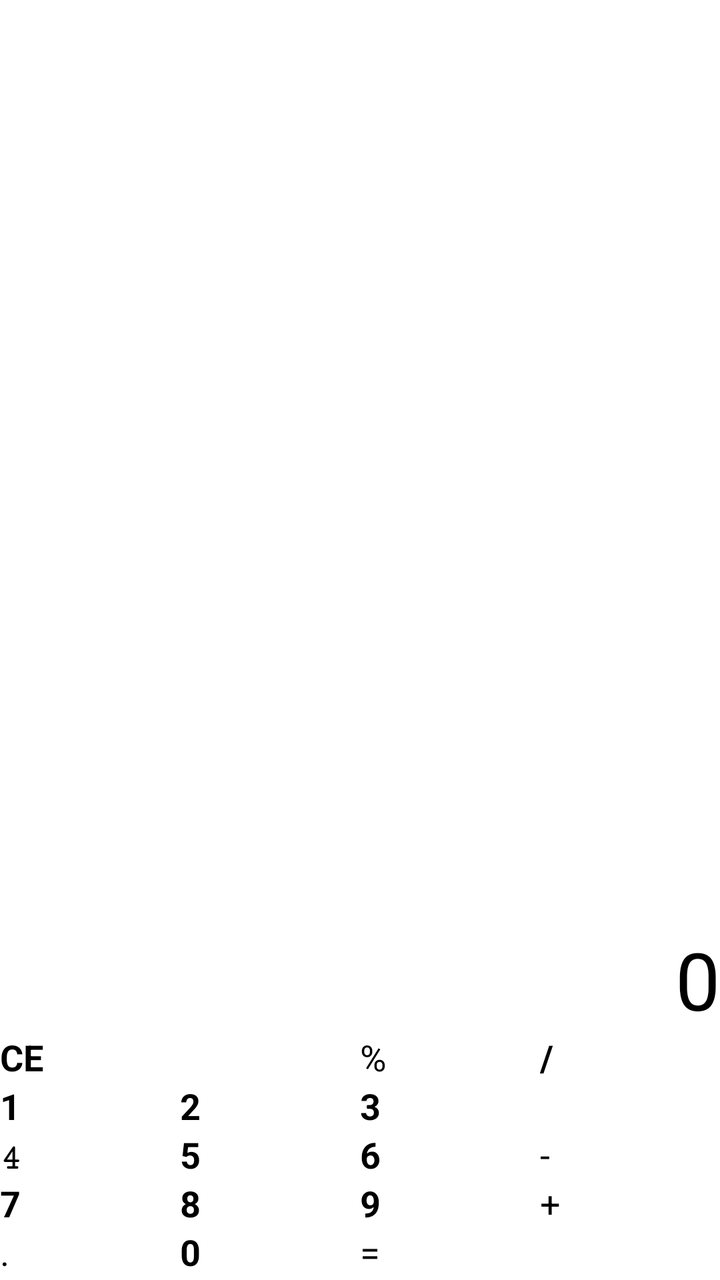
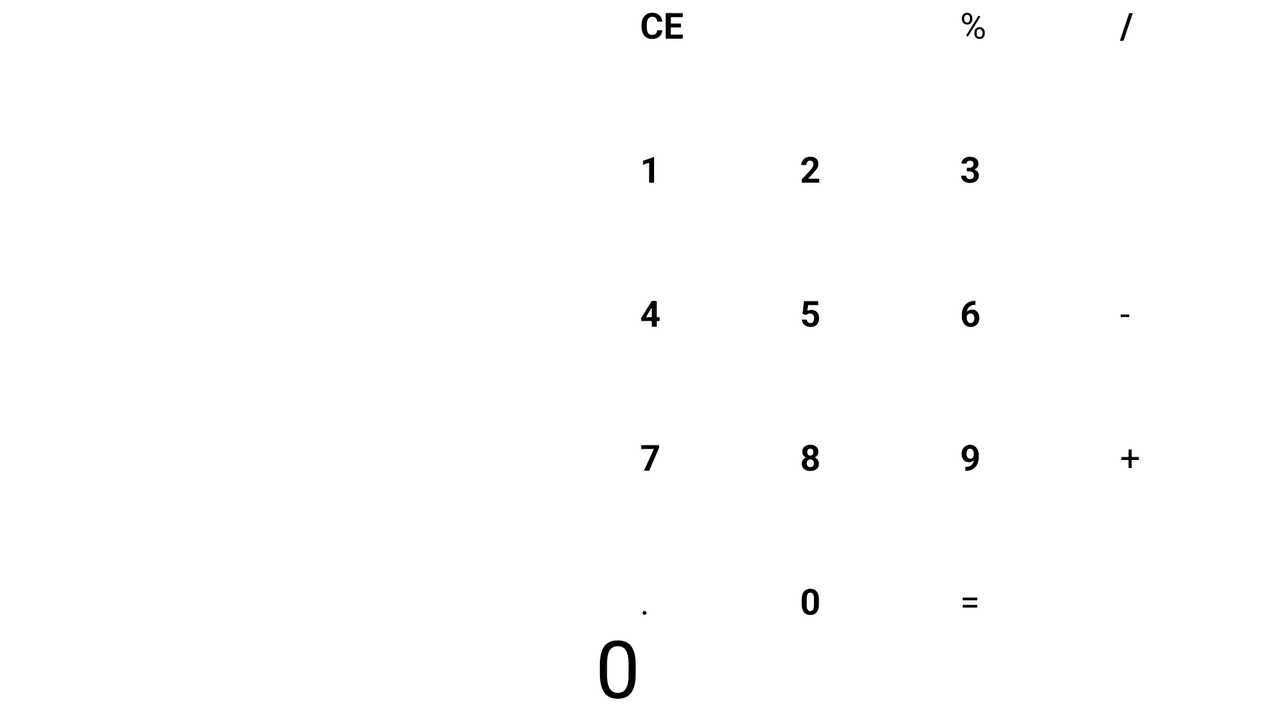

An Android layout and its configuration variant, each rendered on a device that would load it. The default file and the variant file are quoted in full after the pictures.
<!-- AndroidManifest.xml: application theme Theme.DevelopersLife -->
<!-- res/layout/activity_main.xml -->
<?xml version="1.0" encoding="utf-8"?>
<androidx.constraintlayout.widget.ConstraintLayout xmlns:android="http://schemas.android.com/apk/res/android"
    xmlns:app="http://schemas.android.com/apk/res-auto"
    xmlns:tools="http://schemas.android.com/tools"
    android:id="@+id/linearLayout"
    android:layout_width="match_parent"
    android:layout_height="match_parent"
    android:orientation="vertical"
    tools:context=".FirstActivity">

    <Button
        android:id="@+id/button1"
        android:layout_width="0dp"
        android:layout_height="wrap_content"
        android:background="@color/white"
        android:text="@string/_1"
        android:textSize="@dimen/fontCalculatorSize"
        android:textStyle="bold"
        app:layout_constraintBottom_toBottomOf="@+id/button2"
        app:layout_constraintEnd_toStartOf="@+id/guideline2"
        app:layout_constraintStart_toStartOf="parent" />

    <Button
        android:id="@+id/button2"
        android:layout_width="0dp"
        android:layout_height="wrap_content"
        android:background="@color/white"
        android:text="@string/_2"
        android:textSize="@dimen/fontCalculatorSize"
        android:textStyle="bold"
        app:layout_constraintBottom_toBottomOf="@+id/button3"
        app:layout_constraintEnd_toStartOf="@+id/guideline"
        app:layout_constraintStart_toEndOf="@+id/button1" />

    <Button
        android:id="@+id/button3"
        android:layout_width="0dp"
        android:layout_height="wrap_content"
        android:background="@color/white"
        android:text="@string/_3"
        android:textSize="@dimen/fontCalculatorSize"
        android:textStyle="bold"
        app:layout_constraintBottom_toBottomOf="@+id/button_multiply"
        app:layout_constraintEnd_toStartOf="@+id/button_multiply"
        app:layout_constraintStart_toStartOf="@+id/guideline" />

    <Button
        android:id="@+id/button4"
        android:layout_width="0dp"
        android:layout_height="wrap_content"
        android:background="@color/white"
        android:fontFamily="serif-monospace"
        android:text="@string/_4"
        android:textSize="@dimen/fontCalculatorSize"
        android:textStyle="bold"
        app:layout_constraintBottom_toBottomOf="@+id/button5"
        app:layout_constraintEnd_toStartOf="@+id/guideline2"
        app:layout_constraintStart_toStartOf="@+id/button1" />

    <Button
        android:id="@+id/button5"
        android:layout_width="0dp"
        android:layout_height="wrap_content"
        android:background="@color/white"
        android:text="@string/_5"
        android:textSize="@dimen/fontCalculatorSize"
        android:textStyle="bold"
        app:layout_constraintBottom_toBottomOf="@+id/button6"
        app:layout_constraintEnd_toStartOf="@+id/guideline"
        app:layout_constraintStart_toStartOf="@+id/guideline2" />

    <Button
        android:id="@+id/button6"
        android:layout_width="0dp"
        android:layout_height="wrap_content"
        android:background="@color/white"
        android:text="@string/_6"
        android:textSize="@dimen/fontCalculatorSize"
        android:textStyle="bold"
        app:layout_constraintBottom_toBottomOf="@+id/button_minus"
        app:layout_constraintEnd_toStartOf="@+id/button_minus"
        app:layout_constraintStart_toStartOf="@+id/guideline" />

    <Button
        android:id="@+id/button7"
        android:layout_width="0dp"
        android:layout_height="wrap_content"
        android:background="@color/white"
        android:text="@string/_7"
        android:textSize="@dimen/fontCalculatorSize"
        android:textStyle="bold"
        app:layout_constraintBottom_toBottomOf="@+id/button8"
        app:layout_constraintEnd_toStartOf="@+id/guideline2"
        app:layout_constraintStart_toStartOf="@+id/button4" />

    <Button
        android:id="@+id/button8"
        android:layout_width="0dp"
        android:layout_height="wrap_content"
        android:background="@color/white"
        android:text="@string/_8"
        android:textSize="@dimen/fontCalculatorSize"
        android:textStyle="bold"
        app:layout_constraintBottom_toBottomOf="@+id/button9"
        app:layout_constraintEnd_toStartOf="@+id/guideline"
        app:layout_constraintStart_toStartOf="@+id/guideline2" />

    <Button
        android:id="@+id/button9"
        android:layout_width="0dp"
        android:layout_height="wrap_content"
        android:background="@color/white"
        android:text="@string/_9"
        android:textSize="@dimen/fontCalculatorSize"
        android:textStyle="bold"
        app:layout_constraintBottom_toBottomOf="@+id/button_plus"
        app:layout_constraintEnd_toStartOf="@+id/button_plus"
        app:layout_constraintStart_toStartOf="@+id/guideline" />

    <androidx.constraintlayout.widget.Guideline
        android:id="@+id/guideline"
        android:layout_width="wrap_content"
        android:layout_height="wrap_content"
        android:orientation="vertical"
        app:layout_constraintGuide_percent="0.5" />

    <Button
        android:id="@+id/button_divider"
        android:layout_width="0dp"
        android:layout_height="wrap_content"
        android:background="@color/white"
        android:text="@string/_div"
        android:textSize="@dimen/fontCalculatorSize"
        android:textStyle="bold"
        app:layout_constraintBottom_toTopOf="@+id/button_multiply"
        app:layout_constraintEnd_toEndOf="@+id/button_multiply"
        app:layout_constraintStart_toStartOf="@+id/button_multiply" />

    <Button
        android:id="@+id/button_multiply"
        android:layout_width="0dp"
        android:layout_height="wrap_content"
        android:background="@color/white"
        android:textSize="@dimen/fontCalculatorSize"
        app:icon="@drawable/ic_multiply"
        app:iconGravity="textStart"
        app:layout_constraintBottom_toTopOf="@+id/button_minus"
        app:layout_constraintEnd_toEndOf="@+id/button_minus"
        app:layout_constraintStart_toStartOf="@+id/button_minus" />

    <Button
        android:id="@+id/button_minus"
        android:layout_width="0dp"
        android:layout_height="wrap_content"
        android:background="@color/white"
        android:text="@string/minus"
        android:textSize="@dimen/fontCalculatorSize"
        app:layout_constraintBottom_toTopOf="@+id/button_plus"
        app:layout_constraintEnd_toEndOf="@+id/button_plus"
        app:layout_constraintStart_toStartOf="@+id/button_plus" />

    <Button
        android:id="@+id/button_plus"
        android:layout_width="0dp"
        android:layout_height="wrap_content"
        android:background="@color/white"
        android:text="@string/plus"
        android:textSize="@dimen/fontCalculatorSize"
        app:layout_constraintBottom_toTopOf="@+id/button_equals"
        app:layout_constraintEnd_toEndOf="parent"
        app:layout_constraintStart_toStartOf="@+id/guideline3" />

    <Button
        android:id="@+id/button_percent"
        android:layout_width="0dp"
        android:layout_height="wrap_content"
        android:background="@color/white"
        android:text="@string/percent"
        android:textSize="@dimen/fontCalculatorSize"
        app:layout_constraintBottom_toBottomOf="@+id/button_divider"
        app:layout_constraintEnd_toStartOf="@+id/button_divider"
        app:layout_constraintStart_toStartOf="@+id/guideline" />

    <Button
        android:id="@+id/button_backspace"
        android:layout_width="0dp"
        android:layout_height="wrap_content"
        android:background="@color/white"
        android:textSize="@dimen/fontCalculatorSize"
        app:icon="@drawable/ic_backspace"
        app:iconGravity="textStart"
        app:layout_constraintBottom_toBottomOf="@id/button_percent"
        app:layout_constraintEnd_toStartOf="@+id/guideline"
        app:layout_constraintHorizontal_bias="0.0"
        app:layout_constraintStart_toEndOf="@+id/button_clear" />

    <Button
        android:id="@+id/button_clear"
        android:layout_width="0dp"
        android:layout_height="wrap_content"
        android:background="@color/white"
        android:text="@string/clear"
        android:textSize="@dimen/fontCalculatorSize"
        android:textStyle="bold"
        app:layout_constraintBottom_toBottomOf="@id/button_backspace"
        app:layout_constraintEnd_toStartOf="@+id/guideline2"
        app:layout_constraintStart_toStartOf="parent" />

    <androidx.constraintlayout.widget.Guideline
        android:id="@+id/guideline2"
        android:layout_width="wrap_content"
        android:layout_height="wrap_content"
        android:orientation="vertical"
        app:layout_constraintGuide_percent="0.25" />

    <androidx.constraintlayout.widget.Guideline
        android:id="@+id/guideline3"
        android:layout_width="wrap_content"
        android:layout_height="wrap_content"
        android:orientation="vertical"
        app:layout_constraintGuide_percent="0.75" />

    <Button
        android:id="@+id/button_equals"
        android:layout_width="0dp"
        android:layout_height="wrap_content"
        android:layout_marginBottom="2dp"
        android:background="@color/white"
        android:text="@string/equals"
        android:textSize="@dimen/fontCalculatorSize"
        app:layout_constraintBottom_toBottomOf="parent"
        app:layout_constraintEnd_toEndOf="parent"
        app:layout_constraintStart_toStartOf="@+id/guideline" />

    <Button
        android:id="@+id/button_point"
        android:layout_width="0dp"
        android:layout_height="0dp"
        android:background="@color/white"
        android:text="@string/point"
        android:textSize="@dimen/fontCalculatorSize"
        app:layout_constraintBottom_toBottomOf="parent"
        app:layout_constraintEnd_toEndOf="@+id/button7"
        app:layout_constraintStart_toStartOf="parent"
        app:layout_constraintTop_toTopOf="@+id/button_equals" />

    <androidx.core.widget.NestedScrollView
        android:layout_width="0dp"
        android:layout_height="0dp"
        app:layout_constraintBottom_toTopOf="@+id/button_percent"
        app:layout_constraintEnd_toEndOf="parent"
        app:layout_constraintStart_toStartOf="parent"
        app:layout_constraintTop_toTopOf="parent">
        <TextView
            android:id="@+id/tvPreviewcalculation"
            android:layout_width="match_parent"
            android:layout_height="match_parent"
            android:textSize="@dimen/fonst_size_result"
            android:hint="@string/_0"
            android:layout_gravity="bottom"
            android:gravity="end|bottom"/>
    </androidx.core.widget.NestedScrollView>


    <Button
        android:id="@+id/button0"
        android:layout_width="0dp"
        android:layout_height="wrap_content"
        android:background="@color/white"
        android:text="@string/_0"
        android:textSize="@dimen/fontCalculatorSize"
        android:textStyle="bold"
        app:layout_constraintBottom_toBottomOf="@+id/button_equals"
        app:layout_constraintEnd_toStartOf="@+id/guideline"
        app:layout_constraintStart_toStartOf="@+id/guideline2" />

</androidx.constraintlayout.widget.ConstraintLayout>
<!-- resources referenced by this layout -->
<resources>
  <color name="white">#FFFFFFFF</color>
  <dimen name="fonst_size_result">40sp</dimen>
  <dimen name="fontCalculatorSize">18sp</dimen>
  <string name="_0">0</string>
  <string name="_1">1</string>
  <string name="_2">2</string>
  <string name="_3">3</string>
  <string name="_4">4</string>
  <string name="_5">5</string>
  <string name="_6">6</string>
  <string name="_7">7</string>
  <string name="_8">8</string>
  <string name="_9">9</string>
  <string name="_div">/</string>
  <string name="clear">CE</string>
  <string name="equals">=</string>
  <string name="minus">-</string>
  <string name="percent">%</string>
  <string name="plus">+</string>
  <string name="point">.</string>
  <style name="Theme.DevelopersLife" parent="Theme.MaterialComponents.DayNight.DarkActionBar">
  
          <item name="colorPrimary">#263238</item>
          <item name="colorAccent">#4f5b62</item>
          <item name="colorOnSecondary">@color/black</item>
  
          <item name="android:textSize">@dimen/fontCalculatorSize</item>
          <item name="android:textColor">@color/white</item>
          <item name="android:textColorPrimary">@color/white</item>
          <item name="colorButtonNormal">@color/white</item>
          <item name="buttonStyle">@style/DevelopersLifeButton</item>
          <item name="android:textStyle">bold</item>
  
  
          
          <item name="android:statusBarColor" tools:targetApi="l">?attr/colorAccent</item>
      </style>
  <color name="black">#FF000000</color>
  <style name="DevelopersLifeButton" parent="Widget.MaterialComponents.Button">
          <item name="materialThemeOverlay">@style/MyButtonTheme</item>
  
  
      </style>
  <style name="MyButtonTheme">
          <item name="android:textColor">@color/white</item>
      </style>
</resources>
<!-- res/layout-land/activity_main.xml (the author's variant of the layout above) -->
<!-- drawn on the phone turned sideways -->
<?xml version="1.0" encoding="utf-8"?>
<androidx.constraintlayout.widget.ConstraintLayout xmlns:android="http://schemas.android.com/apk/res/android"
    xmlns:app="http://schemas.android.com/apk/res-auto"
    xmlns:tools="http://schemas.android.com/tools"
    android:id="@+id/linearLayout"
    android:layout_width="match_parent"
    android:layout_height="match_parent"
    android:orientation="vertical"
    tools:context=".FirstActivity">

    <Button
        android:id="@+id/button1"
        android:layout_width="0dp"
        android:layout_height="0dp"
        android:background="@color/white"
        android:text="@string/_1"
        android:textSize="@dimen/fontCalculatorSize"
        android:textStyle="bold"
        app:layout_constraintBottom_toBottomOf="@+id/button2"
        app:layout_constraintEnd_toStartOf="@+id/button2"
        app:layout_constraintStart_toStartOf="@+id/guideline"
        app:layout_constraintTop_toTopOf="@+id/button2" />

    <Button
        android:id="@+id/button2"
        android:layout_width="0dp"
        android:layout_height="0dp"
        android:background="@color/white"
        android:text="@string/_2"
        android:textSize="@dimen/fontCalculatorSize"
        android:textStyle="bold"
        app:layout_constraintBottom_toBottomOf="@+id/button3"
        app:layout_constraintEnd_toStartOf="@+id/button3"
        app:layout_constraintStart_toEndOf="@+id/button1"
        app:layout_constraintTop_toTopOf="@+id/button3" />

    <Button
        android:id="@+id/button3"
        android:layout_width="0dp"
        android:layout_height="0dp"
        android:background="@color/white"
        android:text="@string/_3"
        android:textSize="@dimen/fontCalculatorSize"
        android:textStyle="bold"
        app:layout_constraintBottom_toBottomOf="@+id/button_multiply"
        app:layout_constraintEnd_toStartOf="@+id/button_multiply"
        app:layout_constraintStart_toStartOf="@+id/guideline3"
        app:layout_constraintTop_toTopOf="@+id/button_multiply" />

    <Button
        android:id="@+id/button4"
        android:layout_width="0dp"
        android:layout_height="0dp"
        android:background="@color/white"
        android:text="@string/_4"
        android:textSize="@dimen/fontCalculatorSize"
        android:textStyle="bold"
        app:layout_constraintBottom_toBottomOf="@+id/button5"
        app:layout_constraintEnd_toStartOf="@+id/button5"
        app:layout_constraintStart_toStartOf="@+id/button1"
        app:layout_constraintTop_toTopOf="@+id/button5" />

    <Button
        android:id="@+id/button5"
        android:layout_width="0dp"
        android:layout_height="0dp"
        android:background="@color/white"
        android:text="@string/_5"
        android:textSize="@dimen/fontCalculatorSize"
        android:textStyle="bold"
        app:layout_constraintBottom_toBottomOf="@+id/button6"
        app:layout_constraintEnd_toStartOf="@+id/button6"
        app:layout_constraintStart_toEndOf="@+id/button1"
        app:layout_constraintTop_toTopOf="@+id/button6" />

    <Button
        android:id="@+id/button6"
        android:layout_width="0dp"
        android:layout_height="0dp"
        android:background="@color/white"
        android:text="@string/_6"
        android:textSize="@dimen/fontCalculatorSize"
        android:textStyle="bold"
        app:layout_constraintBottom_toBottomOf="@+id/button_minus"
        app:layout_constraintEnd_toStartOf="@+id/button_minus"
        app:layout_constraintStart_toStartOf="@+id/guideline3"
        app:layout_constraintTop_toTopOf="@+id/button_minus" />

    <Button
        android:id="@+id/button7"
        android:layout_width="0dp"
        android:layout_height="0dp"
        android:background="@color/white"
        android:text="@string/_7"
        android:textSize="@dimen/fontCalculatorSize"
        android:textStyle="bold"
        app:layout_constraintBottom_toBottomOf="@+id/button8"
        app:layout_constraintEnd_toStartOf="@+id/button8"
        app:layout_constraintStart_toStartOf="@+id/button4"
        app:layout_constraintTop_toTopOf="@+id/button8" />

    <Button
        android:id="@+id/button8"
        android:layout_width="0dp"
        android:layout_height="0dp"
        android:background="@color/white"
        android:text="@string/_8"
        android:textSize="@dimen/fontCalculatorSize"
        android:textStyle="bold"
        app:layout_constraintBottom_toBottomOf="@+id/button9"
        app:layout_constraintEnd_toStartOf="@+id/button9"
        app:layout_constraintHorizontal_bias="0.0"
        app:layout_constraintStart_toStartOf="@+id/button5"
        app:layout_constraintTop_toTopOf="@+id/button9" />

    <Button
        android:id="@+id/button9"
        android:layout_width="0dp"
        android:layout_height="0dp"
        android:background="@color/white"
        android:text="@string/_9"
        android:textSize="@dimen/fontCalculatorSize"
        android:textStyle="bold"
        app:layout_constraintBottom_toBottomOf="@+id/button_plus"
        app:layout_constraintEnd_toStartOf="@+id/button_plus"
        app:layout_constraintStart_toStartOf="@+id/guideline3"
        app:layout_constraintTop_toTopOf="@+id/button_plus" />

    <androidx.constraintlayout.widget.Guideline
        android:id="@+id/guideline"
        android:layout_width="wrap_content"
        android:layout_height="wrap_content"
        android:orientation="vertical"
        app:layout_constraintGuide_percent="0.5" />

    <Button
        android:id="@+id/button_divider"
        android:layout_width="0dp"
        android:layout_height="0dp"
        android:background="@color/white"
        android:text="@string/_div"
        android:textSize="@dimen/fontCalculatorSize"
        android:textStyle="bold"
        app:layout_constraintBottom_toTopOf="@+id/guideline2"
        app:layout_constraintEnd_toEndOf="@+id/button_multiply"
        app:layout_constraintStart_toEndOf="@+id/button_percent"
        app:layout_constraintTop_toTopOf="parent" />

    <Button
        android:id="@+id/button_multiply"
        android:layout_width="0dp"
        android:layout_height="0dp"
        android:background="@color/white"
        android:textSize="@dimen/fontCalculatorSize"
        app:icon="@drawable/ic_multiply"
        app:iconGravity="textStart"
        app:layout_constraintBottom_toTopOf="@+id/button_minus"
        app:layout_constraintEnd_toEndOf="@+id/button_minus"
        app:layout_constraintStart_toEndOf="@+id/button3"
        app:layout_constraintTop_toTopOf="@+id/guideline2" />

    <Button
        android:id="@+id/button_minus"
        android:layout_width="0dp"
        android:layout_height="0dp"
        android:background="@color/white"
        android:text="@string/minus"
        android:textSize="@dimen/fontCalculatorSize"
        app:layout_constraintBottom_toTopOf="@+id/guideline6"
        app:layout_constraintEnd_toEndOf="parent"
        app:layout_constraintStart_toEndOf="@+id/button6"
        app:layout_constraintTop_toTopOf="@+id/guideline4" />

    <Button
        android:id="@+id/button_plus"
        android:layout_width="0dp"
        android:layout_height="0dp"
        android:background="@color/white"
        android:text="@string/plus"
        android:textSize="@dimen/fontCalculatorSize"
        app:layout_constraintBottom_toTopOf="@+id/button_equals"
        app:layout_constraintEnd_toEndOf="parent"
        app:layout_constraintStart_toEndOf="@+id/button6"
        app:layout_constraintTop_toTopOf="@+id/guideline6" />

    <Button
        android:id="@+id/button_percent"
        android:layout_width="0dp"
        android:layout_height="0dp"
        android:background="@color/white"
        android:text="@string/percent"
        android:textSize="@dimen/fontCalculatorSize"
        app:layout_constraintBottom_toBottomOf="@+id/button_divider"
        app:layout_constraintEnd_toStartOf="@+id/button_divider"
        app:layout_constraintHorizontal_bias="0.0"
        app:layout_constraintStart_toStartOf="@+id/guideline3"
        app:layout_constraintTop_toTopOf="@+id/button_divider"
        app:layout_constraintVertical_bias="0.0" />

    <Button
        android:id="@+id/button_clear"
        android:layout_width="0dp"
        android:layout_height="0dp"
        android:background="@color/white"
        android:text="@string/clear"
        android:textSize="@dimen/fontCalculatorSize"
        android:textStyle="bold"
        app:layout_constraintBottom_toBottomOf="@id/button_backspace"
        app:layout_constraintEnd_toStartOf="@+id/button_backspace"
        app:layout_constraintHorizontal_bias="0.0"
        app:layout_constraintStart_toStartOf="@+id/guideline"
        app:layout_constraintTop_toTopOf="@+id/button_backspace"
        app:layout_constraintVertical_bias="0.0" />

    <Button
        android:id="@+id/button_backspace"
        android:layout_width="0dp"
        android:layout_height="0dp"
        android:background="@color/white"
        android:textSize="@dimen/fontCalculatorSize"
        app:icon="@drawable/ic_backspace"
        app:iconGravity="textStart"
        app:layout_constraintBottom_toBottomOf="@id/button_percent"
        app:layout_constraintEnd_toStartOf="@+id/guideline3"
        app:layout_constraintStart_toEndOf="@+id/button_clear"
        app:layout_constraintTop_toTopOf="@+id/button_percent"
        app:layout_constraintVertical_bias="0.0" />

    <androidx.constraintlayout.widget.Guideline
        android:id="@+id/guideline2"
        android:layout_width="wrap_content"
        android:layout_height="wrap_content"
        android:orientation="horizontal"
        app:layout_constraintGuide_percent="0.2" />
    <androidx.constraintlayout.widget.Guideline
        android:id="@+id/guideline4"
        android:layout_width="wrap_content"
        android:layout_height="wrap_content"
        android:orientation="horizontal"
        app:layout_constraintGuide_percent="0.4" />
    <androidx.constraintlayout.widget.Guideline
        android:id="@+id/guideline6"
        android:layout_width="wrap_content"
        android:layout_height="wrap_content"
        android:orientation="horizontal"
        app:layout_constraintGuide_percent="0.6" />
    <androidx.constraintlayout.widget.Guideline
        android:id="@+id/guideline8"
        android:layout_width="wrap_content"
        android:layout_height="wrap_content"
        android:orientation="horizontal"
        app:layout_constraintGuide_percent="0.8" />

    <androidx.constraintlayout.widget.Guideline
        android:id="@+id/guideline3"
        android:layout_width="wrap_content"
        android:layout_height="wrap_content"
        android:orientation="vertical"
        app:layout_constraintGuide_percent="0.75" />

    <Button
        android:id="@+id/button_equals"
        android:layout_width="0dp"
        android:layout_height="0dp"
        android:layout_marginBottom="2dp"
        android:background="@color/white"
        android:text="@string/equals"
        android:textSize="@dimen/fontCalculatorSize"
        app:layout_constraintBottom_toBottomOf="parent"
        app:layout_constraintEnd_toEndOf="parent"
        app:layout_constraintStart_toStartOf="@+id/guideline3"
        app:layout_constraintTop_toTopOf="@+id/guideline8" />

    <Button
        android:id="@+id/button_point"
        android:layout_width="0dp"
        android:layout_height="0dp"
        android:background="@color/white"
        android:text="@string/point"
        android:textSize="@dimen/fontCalculatorSize"
        app:layout_constraintBottom_toBottomOf="@+id/button0"
        app:layout_constraintEnd_toStartOf="@+id/button0"
        app:layout_constraintStart_toStartOf="@+id/guideline"
        app:layout_constraintTop_toTopOf="@+id/button0" />


    <androidx.core.widget.NestedScrollView
        android:layout_width="0dp"
        android:layout_height="0dp"
        app:layout_constraintBottom_toBottomOf="parent"
        app:layout_constraintEnd_toStartOf="@+id/guideline"
        app:layout_constraintHorizontal_bias="0.0"
        app:layout_constraintStart_toStartOf="parent"
        app:layout_constraintTop_toTopOf="parent"
        app:layout_constraintVertical_bias="0.0">

        <TextView
            android:id="@+id/tvPreviewcalculation"
            android:layout_width="match_parent"
            android:layout_height="match_parent"
            android:layout_gravity="bottom"
            android:gravity="end|bottom"
            android:hint="@string/_0"
            android:textSize="@dimen/fonst_size_result" />
    </androidx.core.widget.NestedScrollView>

    <Button
        android:id="@+id/button0"
        android:layout_width="0dp"
        android:layout_height="0dp"
        android:background="@color/white"
        android:text="@string/_0"
        android:textSize="@dimen/fontCalculatorSize"
        android:textStyle="bold"
        app:layout_constraintBottom_toBottomOf="@+id/button_equals"
        app:layout_constraintEnd_toStartOf="@+id/guideline3"
        app:layout_constraintStart_toStartOf="@+id/button8"
        app:layout_constraintTop_toTopOf="@+id/button_equals" />

</androidx.constraintlayout.widget.ConstraintLayout>
